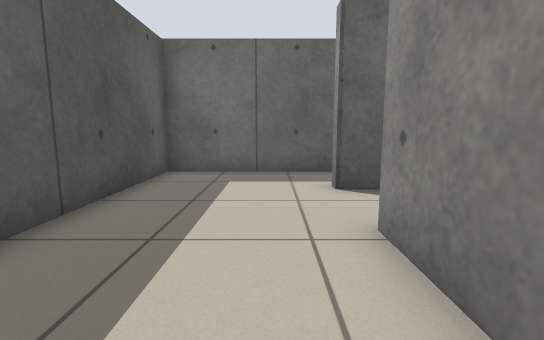
View 1 (above)

16 first-person views from a walk through a world built for the Player/Stage simulator. The camera is 0.68 m above the floor, tilts 8° down and sees 85° across. The lines on the ground mark 1 m squares. The floor is counted in squares, 0.5 m on a side. Each view is taken from the middle of a square. On the plan, view 1 faces up. The plan holds only what a view shows up to about 14 squares ahead; the rest is blank. Robots are left out.

View 2
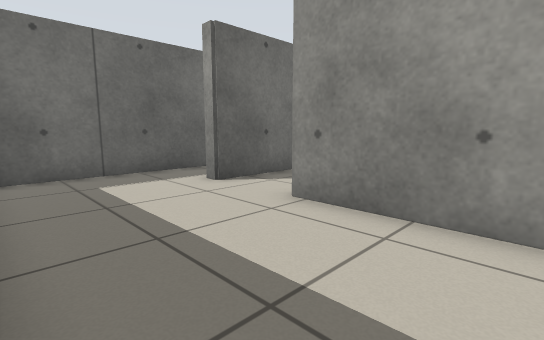

View 3
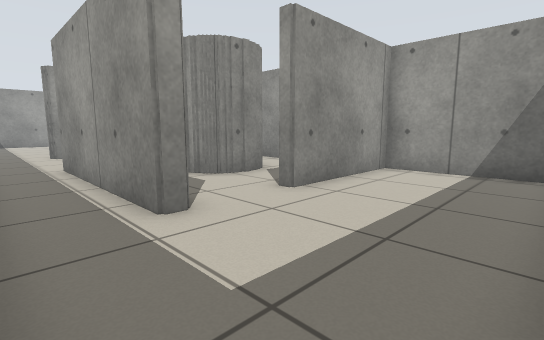

View 4
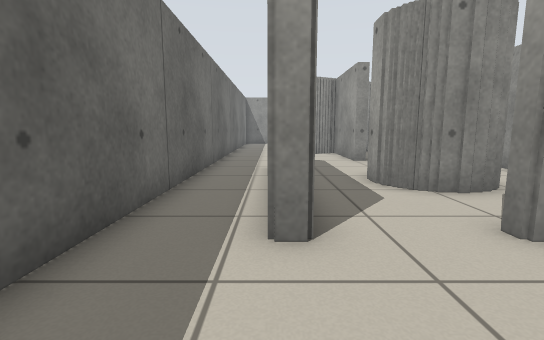

View 5
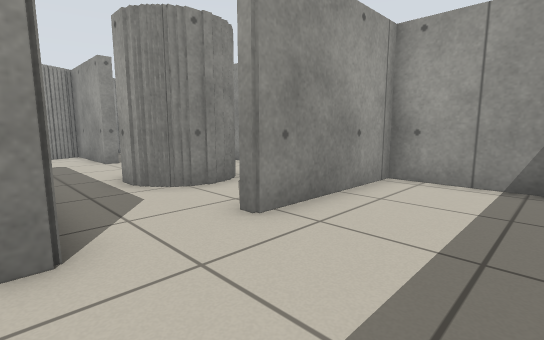

View 6
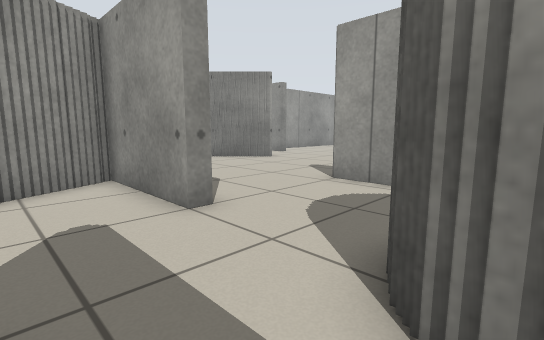

View 7
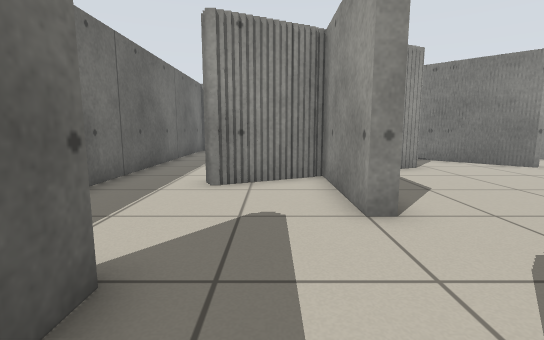

View 8
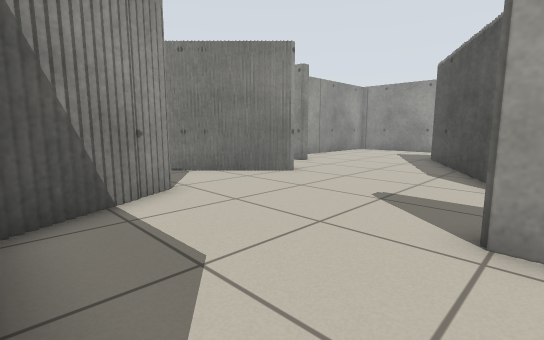

View 9
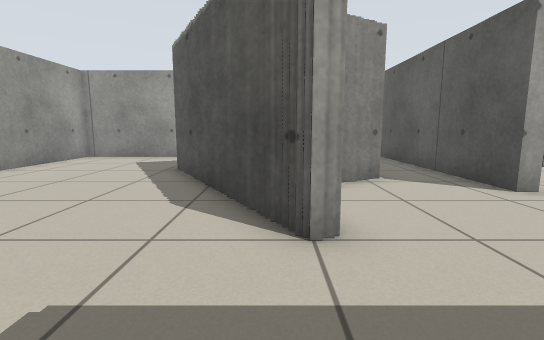

View 10
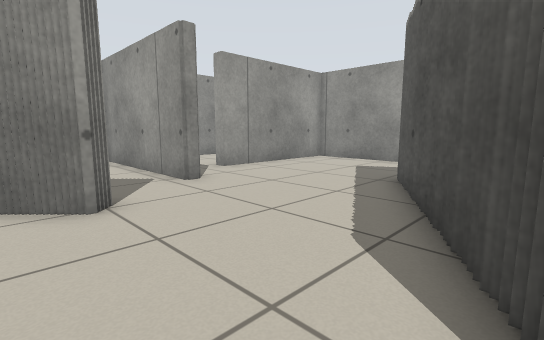

View 11
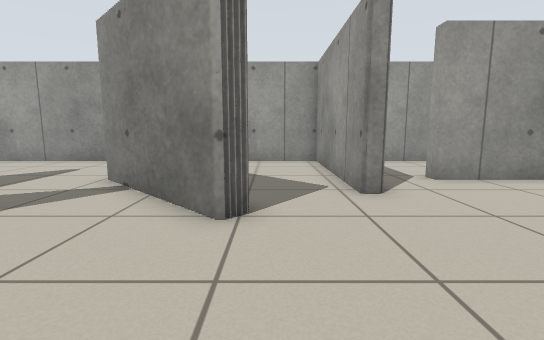

View 12
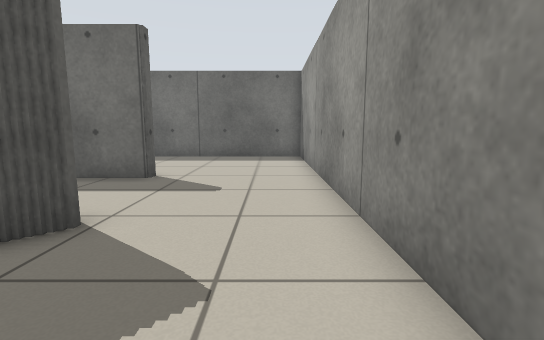

View 13
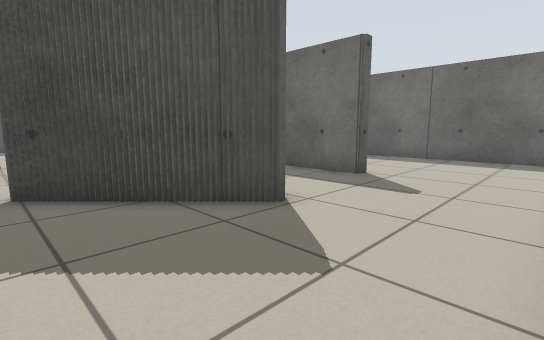

View 14
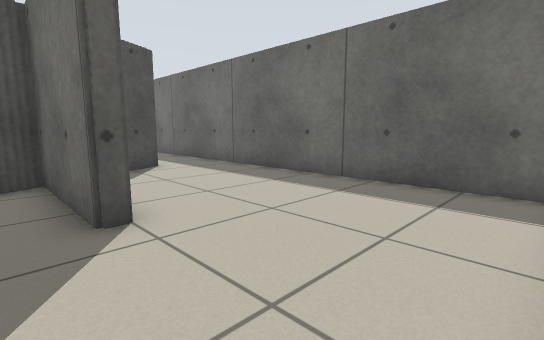

View 15
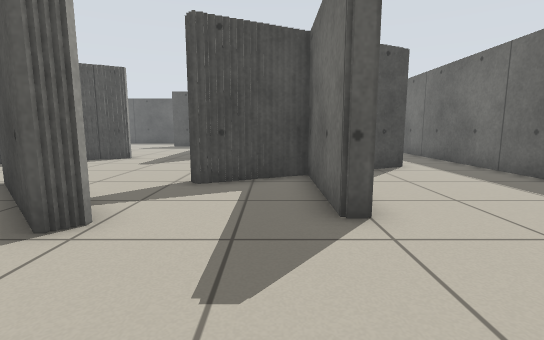

View 16
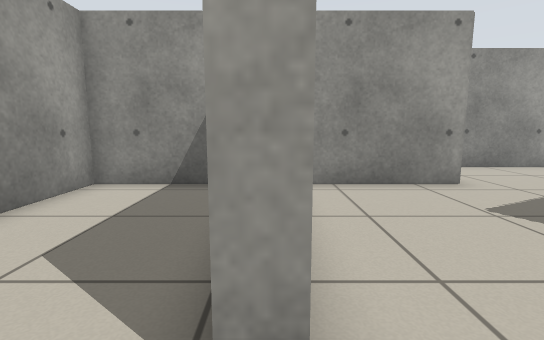

### Floor plan
Key: @ floor where view 1 was taken; # wall or solid block; . floor.
Columns run from 4 left of view 1 to 25 right of it. Each row starts with its distance up from view 1.
 10 ##############################
  9 #............................#
  8 #............................#
  7 #.....#######................#
  6 #.................#..........#
  5 #.................#..........#
  4 #........###......##.........#
  3  .....#..###...#########.....#
  2  .....# .#  .......##........#
  1  .....#  .. ........#........#
  0  ...@.#   ..........#........#
 -1  ######    ####.........#....#
 -2               .........##....#
 -3              .........##.....#
 -4             .........##......#
 -5            ....#.............#
 -6           .....#.............#
 -7          ......##......#######
 -8          .#...  #.........
 -9           #..#  ##..........
-10           #..    #......#....#
-11           #.     ##.....#....#
-12           #.       .....#....#
-13           #        .....#....#
-14           #       ......#....#
-15           #      ...##########
-16                 ....
-17                 ...
-18                ....
-19               ####

Where each view was taken, in squares from view 1:
view 1: 0 up, 0 right, facing up
view 2: 0 up, 3 left, facing up-right
view 3: 9 up, 3 left, facing down-right
view 4: 7 up, 2 left, facing right
view 5: 7 up, 2 left, facing down-right
view 6: 6 up, 6 right, facing down-right
view 7: 5 up, 6 right, facing right
view 8: 3 up, 10 right, facing down-right
view 9: 1 down, 11 right, facing down
view 10: 3 down, 11 right, facing down-right
view 11: 5 down, 12 right, facing right
view 12: 5 down, 23 right, facing up
view 13: 5 down, 24 right, facing up-left
view 14: 2 up, 24 right, facing up-left
view 15: 2 up, 24 right, facing left
view 16: 8 down, 20 right, facing down
